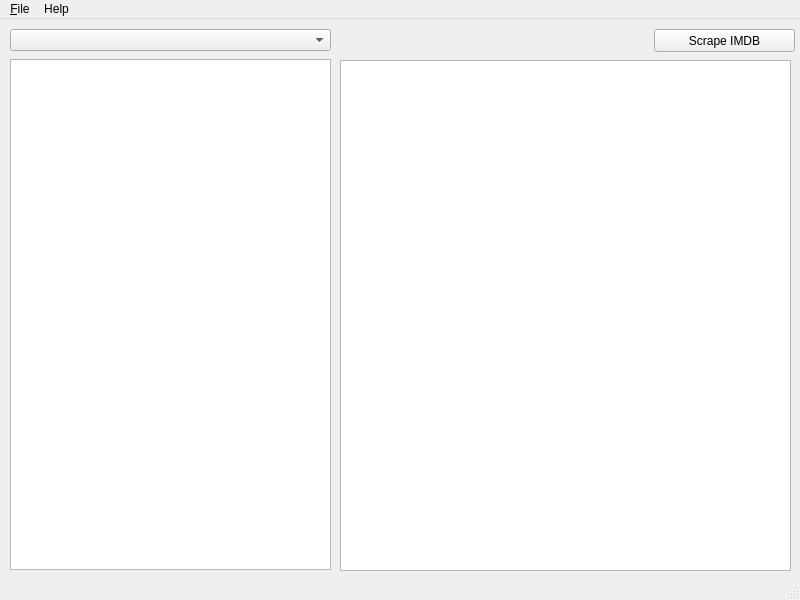
<?xml version="1.0" encoding="UTF-8"?>
<ui version="4.0">
 <class>MainWindow</class>
 <widget class="QMainWindow" name="MainWindow">
  <property name="geometry">
   <rect>
    <x>0</x>
    <y>0</y>
    <width>800</width>
    <height>600</height>
   </rect>
  </property>
  <property name="windowTitle">
   <string>IMDB Scraper | Ivan Radeljak (3222492), OTH-Regensburg</string>
  </property>
  <widget class="QWidget" name="centralwidget">
   <widget class="QTableView" name="tableView_items">
    <property name="geometry">
     <rect>
      <x>340</x>
      <y>41</y>
      <width>451</width>
      <height>511</height>
     </rect>
    </property>
   </widget>
   <widget class="QComboBox" name="comboBox_select_type">
    <property name="geometry">
     <rect>
      <x>10</x>
      <y>10</y>
      <width>321</width>
      <height>22</height>
     </rect>
    </property>
   </widget>
   <widget class="QPushButton" name="pushButton_scrape">
    <property name="geometry">
     <rect>
      <x>654</x>
      <y>10</y>
      <width>141</width>
      <height>23</height>
     </rect>
    </property>
    <property name="text">
     <string>Scrape IMDB</string>
    </property>
   </widget>
   <widget class="QListView" name="listView_type_items">
    <property name="geometry">
     <rect>
      <x>10</x>
      <y>40</y>
      <width>321</width>
      <height>511</height>
     </rect>
    </property>
   </widget>
  </widget>
  <widget class="QMenuBar" name="menubar">
   <property name="geometry">
    <rect>
     <x>0</x>
     <y>0</y>
     <width>800</width>
     <height>21</height>
    </rect>
   </property>
   <widget class="QMenu" name="menuFile">
    <property name="title">
     <string>&amp;File</string>
    </property>
    <addaction name="actionOpen_Database"/>
    <addaction name="actionSave_Database"/>
    <addaction name="separator"/>
    <addaction name="actionExit"/>
   </widget>
   <widget class="QMenu" name="menuHelp">
    <property name="title">
     <string>Help</string>
    </property>
    <addaction name="actionAbout"/>
   </widget>
   <addaction name="menuFile"/>
   <addaction name="menuHelp"/>
  </widget>
  <widget class="QStatusBar" name="statusbar"/>
  <action name="actionOpen_Database">
   <property name="text">
    <string>Open Database</string>
   </property>
  </action>
  <action name="actionSave_Database">
   <property name="text">
    <string>Save Database</string>
   </property>
  </action>
  <action name="actionExit">
   <property name="text">
    <string>Exit</string>
   </property>
  </action>
  <action name="actionAbout">
   <property name="text">
    <string>About</string>
   </property>
  </action>
 </widget>
 <resources/>
 <connections/>
</ui>
